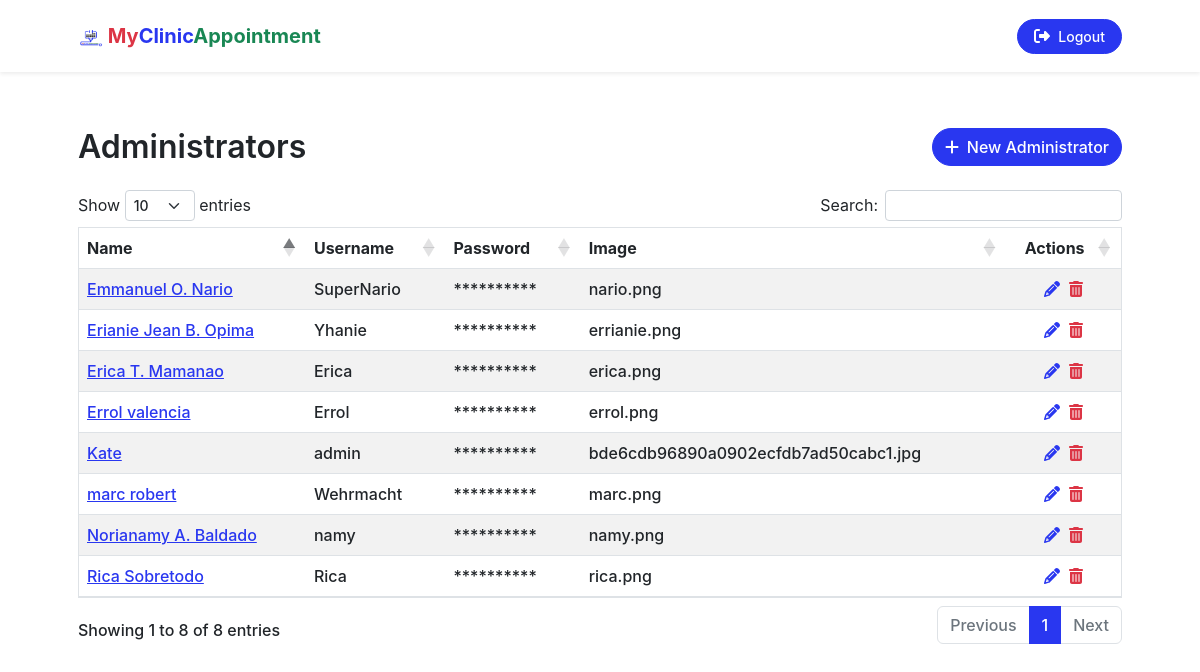
The page /administrators.php (signed in) on the database its author committed.
### tables this page shows
CREATE TABLE `tbl_myclinicappointment_useraccounts` (
  `id` int(11) NOT NULL,
  `name` varchar(255) NOT NULL,
  `email` varchar(255) NOT NULL,
  `mobile_number` varchar(255) NOT NULL,
  `username` varchar(255) NOT NULL,
  `password` varchar(255) NOT NULL,
  `image` varchar(255) NOT NULL,
  `user_type` varchar(255) NOT NULL
);

### administrators.php (called while the page is built, shortened)
<?php
require_once "./application/controllers/controller.php";
require_once "./application/views/pages/administrators_view.php";

### application/controllers/controller.php (called while the page is built, shortened)
<?php
if ($_SERVER['REQUEST_METHOD'] == 'POST') {
    require_once "../models/model.php";
} else {
    require_once "./application/models/model.php";
}
class controller
{
    function __construct()
    {
        $this->model = new model();
    }
    function get_administrators_data()
    {
        $administrators = $this->model->mod_get_administrators_data();
        return $administrators;
    }
}
$controller = new controller();

### application/models/model.php (called while the page is built, shortened)
<?php
class model
{
    function __construct()
    {
        $servername = "localhost";
        $username = "root";
        $password = "";
        $database = "all_system_database";
        $mysqli = new mysqli($servername, $username, $password, $database);
        $this->mysqli = $mysqli;
    }
    function mod_get_administrators_data()
    {
        $query = "SELECT * FROM `tbl_myclinicappointment_useraccounts` WHERE `user_type` != 'doctor'";
        $query_result = $this->mysqli->query($query);
        if ($query_result) {
            $results = array();
            while ($row = $query_result->fetch_assoc()) {
                $results[] = (object) $row;
            }
            return $results;
        } else {
            return null;
        }
    }
}

### application/views/pages/administrators_view.php (the view, shortened to what this page needs)
<?php
include_once "./application/views/templates/header.php";
?>
<section id="our_team" class="mt-5">
    <div class="container px-5">
        <div class="row">
            <div class="col-6">
                <h2 class="mb-4">Administrators</h2>
            </div>
            <div class="col-6">
                <button type="button" class="float-end btn btn-primary rounded-pill" data-bs-toggle="modal" data-bs-target="#new_administrator">
                    <span class="fas fa-plus me-1"></span>
                    New Administrator
                </button>
            </div>
        </div>
        <table id="applications_table" class="table table-striped w-100 border">
            <thead>
                <tr>
                    <th>Name</th>
                    <th>Username</th>
                    <th>Password</th>
                    <th>Image</th>
                    <th class="text-center">Actions</th>
                </tr>
            </thead>
            <tbody>
                <?php $administrators = $controller->get_administrators_data() ?>
                <?php if ($administrators) : ?>
                    <?php foreach ($administrators as $administrator) : ?>
                        <tr>
                            <td class="name">
                                <a title="View Details" href="javascript:void(0)" class="view_admin_details" data-bs-toggle="modal" data-bs-target="#admin_details"><?= $administrator->name ?></a>
                            </td>
                            <td class="username"><?= $administrator->username ?></td>
                            <td class="password">**********</td>
                            <td class="image text-truncate"><?= $administrator->image ?></td>
                            <td class="text-center">
                                <i title="Update Administrator Info" administrator_id="<?= $administrator->id ?>" class="fas fa-pencil-alt text-primary me-1 update_admin" role="button" data-bs-toggle="modal" data-bs-target="#update_administrator"></i>
                                <i title="Delete Administrator" administrator_id="<?= $administrator->id ?>" class="fas fa-trash-alt text-danger delete_admin" role="button"></i>
                            </td>
                        </tr>
                    <?php endforeach ?>
                <?php endif ?>
            </tbody>
        </table>
    </div>
</section>
<?php include_once "./application/views/templates/footer.php"; ?>

### application/views/templates/header.php (shortened to what this page needs)
<!DOCTYPE html>
<html lang="en">
<head>
    <link href="./plugins/datatables/css/dataTables.bootstrap5.min.css" rel="stylesheet" />
    <link href="./plugins/fontawesome/css/all.css" rel="stylesheet" />
    <link href="./assets/css/styles.css" rel="stylesheet" />
</head>
<body id="page-top">
    <nav class="navbar navbar-expand-xl navbar-light fixed-top shadow-sm" id="mainNav">
        <div class="container px-5">
            <a class="navbar-brand fw-bold" href="<?= !isset($_SESSION['id']) ? '#page-top' : './' ?>">
                <img class="img-fluid" src="assets/img/logo.png" alt="" width="25px" height="25px">
                <div class="d-xxl-inline d-xl-inline d-lg-inline d-md-inline d-sm-inline d-none">
                    <span class="text-danger">My</span><span class="text-primary">Clinic</span><span class="text-success">Appointment</span>
                </div>
            </a>
            <div class="collapse navbar-collapse" id="navbarResponsive">
                <?php if (!isset($_SESSION['id'])) : ?>
                    <ul class="navbar-nav ms-auto me-4 my-3 my-lg-0">
                        <li class="nav-item"><a class="nav-link me-lg-3" href="#about_us">About Us</a></li>
                        <li class="nav-item"><a class="nav-link me-lg-3" href="#our_team">Our Team</a></li>
                        <li class="nav-item"><a class="nav-link me-lg-3" href="#our_doctors">Our Doctors</a></li>
                        <li class="nav-item"><a class="nav-link me-lg-3" href="#how_it_works">How it Works</a></li>
                        <li class="nav-item"><a class="nav-link me-lg-3" href="#contact_us">Contact Us</a></li>
                    </ul>
                    <button class="btn btn-primary rounded-pill px-3 mb-2 mb-lg-0" data-bs-toggle="modal" data-bs-target="#login">
                        <span class="d-flex align-items-center">
                            <i class="fas fa-key me-2"></i>
                            <span class="small">Login</span>
                        </span>
                    </button>
                <?php else : ?>
                    <form action="./application/controllers/controller.php" method="POST">
                        <button class="btn btn-primary rounded-pill px-3 mb-2 mb-lg-0" type="submit" id="btn_logout" name="logout">
                            <span class="d-flex align-items-center">
                                <i class="fas fa-sign-out-alt me-2"></i>
                                <span class="small">Logout</span>
                            </span>
                        </button>
                    </form>
                <?php endif ?>
            </div>
        </div>
    </nav>

### application/views/templates/footer.php (shortened to what this page needs)
</body>
</html>

### rows shown on the page
tbl_myclinicappointment_useraccounts: name "Kate", username "admin", image "bde6cdb96890a0902ecfdb7ad50cabc1.jpg"
tbl_myclinicappointment_useraccounts: name "Emmanuel O. Nario", username "SuperNario", image "nario.png"
tbl_myclinicappointment_useraccounts: name "Erianie Jean B. Opima", username "Yhanie", image "errianie.png"
tbl_myclinicappointment_useraccounts: name "Norianamy A. Baldado", username "namy", image "namy.png"
tbl_myclinicappointment_useraccounts: name "marc robert", username "Wehrmacht", image "marc.png"
tbl_myclinicappointment_useraccounts: name "Erica T. Mamanao", username "Erica", image "erica.png"
tbl_myclinicappointment_useraccounts: name "Errol valencia", username "Errol", image "errol.png"
tbl_myclinicappointment_useraccounts: name "Rica Sobretodo", username "Rica", image "rica.png"
